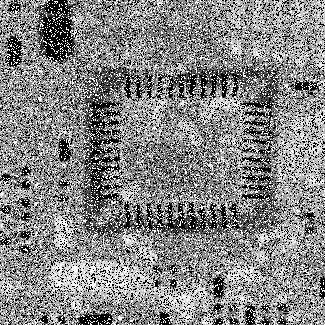
%> input picture exp04/test/boardWithNoise.jpg, 325 x 325 px
$ octave exp04_2.m   (GNU Octave 9; MATLAB toolbox functions it lacks are replaced by stand-ins)
%> lines starting %> are read from the running program, lines starting %| are printed output that depends on the picture
% Exp04-2
% Author: Qin Hao
% Date: 2020/5/4

%------Test目录下有图像boardWithNoise.jpg，用Matlab写程序，采用自适应中值滤波器去除噪声干扰。------

% 自适应中值滤波器会根据一定的设定条件改变滤窗的大小,即当噪声面积较大时,通过增加滤窗的大小将噪声予以去除,
% 同时当判断滤窗中心的像素不是噪声时,不改变其当前像素值,即不用中值代替。

% 这样,自适应中值滤波器可以处理噪声概率更大的脉冲噪声,
% 同时在平滑非脉冲噪声图像时能够更好地保持图像细节,这是传统中值滤波器做不到的

% 读入原始图像
img = imread('test/boardWithNoise.jpg');
%> img is the input picture: size 325x325x3 uint8; min 0, max 255, mean 133.1
% 转换为灰度图片
g = rgb2gray(img);
f = g;
f(:) = 0;
%> f: size 325x325 uint8; every value is 0
been = false(size(g)); % 已经处理过的地方
Smax = 325; % Sxy 所允许的最大值, boardWithNoise.jpg 大小为 325 * 325
for i = 3 : 2 : Smax
    Zmin = ordfilt2(g, 1, ones(i, i), 'symmetric'); % Zmin 是在Sxy滤窗内灰度的最小值
    Zmax = ordfilt2(g, i * i, ones(i, i), 'symmetric'); % Zmax 是在Sxy滤窗内灰度的最大值
    Zmed = medfilt2(g, [i i], 'symmetric'); % Zmed 是在Sxy滤窗内灰度的中值

    prolevelB = (Zmed > Zmin) & (Zmax > Zmed) & ~been; % 需要转到B步骤的像素
    zb = (g > Zmin) & (Zmax > g);

    outZxy = prolevelB & zb; % 满足步骤A，B的输出原值
    outZmed = prolevelB & ~zb; % 满足A,不满足B的输出中值

    f(outZxy) = g(outZxy);
    f(outZmed) = Zmed(outZmed);

    been = been | prolevelB;
    if all(been(:))
        break;
    end
end
%> this loop made 3 passes
%> pass 1, `Zmin = ordfilt2(g, 1, ones(i, i), 'symmetric');`:
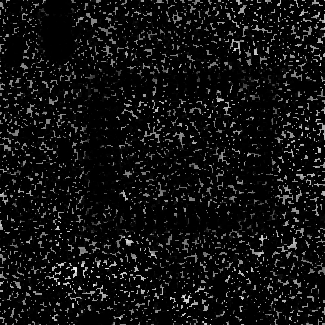
%> Zmin: size 325x325 uint8; min 0, max 241, mean 17.6
%> pass 1, `Zmax = ordfilt2(g, i * i, ones(i, i), 'symmetric');`:
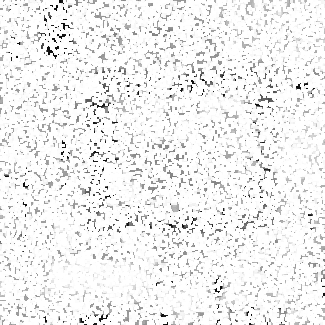
%> Zmax: size 325x325 uint8; min 5, max 255, mean 239.6
%> pass 1, `Zmed = medfilt2(g, [i i], 'symmetric');`:
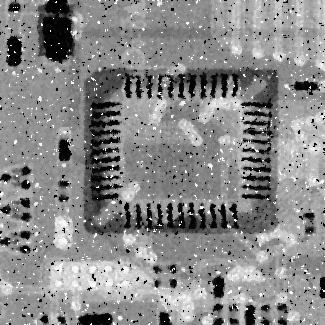
%> Zmed: size 325x325 uint8; min 0, max 255, mean 136.6
%> pass 1, `prolevelB = (Zmed > Zmin) & (Zmax > Zmed) & ~been;`:
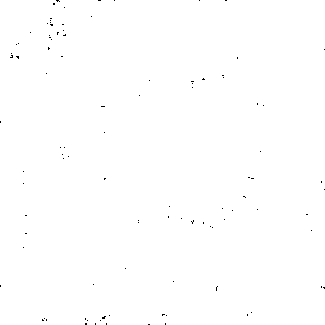
%> prolevelB: size 325x325 logical; 99.8% white; black in thin lines or dots
%> after the loop: been: size 325x325 logical; every value is 1
%> after the loop:
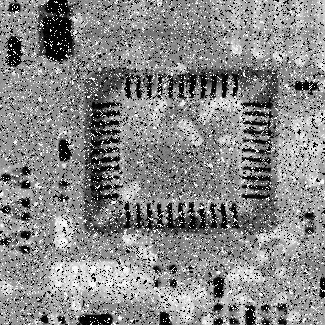
%> f: size 325x325 uint8; min 1, max 254, mean 135.3
f(~been) = g(~been); % 超过窗口大小没被处理的像素位置输出原值

% 显示原始图像
figure, subplot(1, 2, 1), imshow(img);
title("原始图像");
% 显示自适应中值滤波图像
subplot(1, 2, 2), imshow(f);
title("自适应中值滤波图像");

$ run again, with exp04/test/windmill_noise.png saved as exp04/test/boardWithNoise.jpg
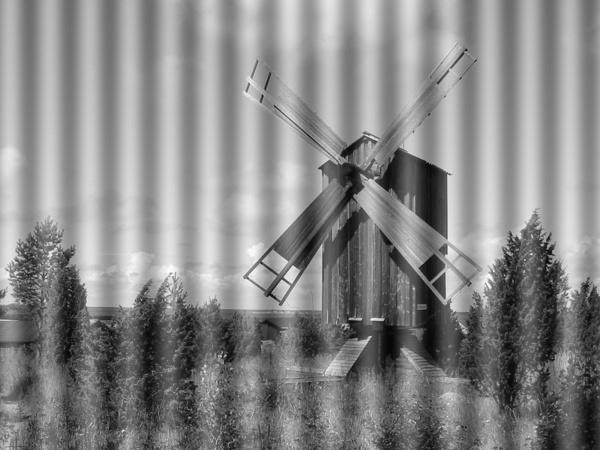
%> input picture exp04/test/windmill_noise.png, 600 x 450 px
%> img is the input picture: size 450x600 uint8; min 4, max 254, mean 135.4
%> the loop `for i = 3 : 2 : Smax` made 3 passes
%> pass 1, `Zmax = ordfilt2(g, i * i, ones(i, i), 'symmetric');`:
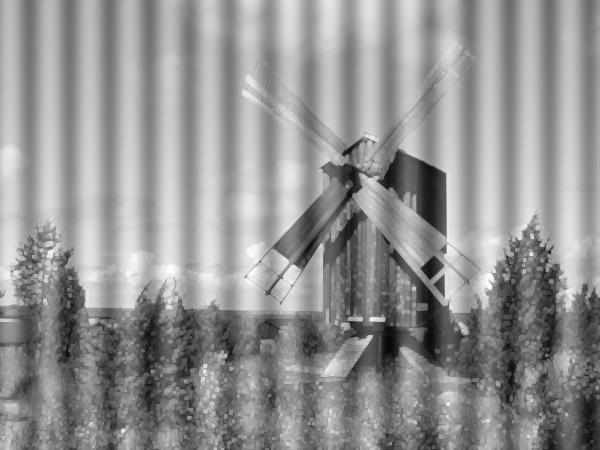
%> Zmax: size 450x600 uint8; min 6, max 254, mean 147.1
%> pass 1, `prolevelB = (Zmed > Zmin) & (Zmax > Zmed) & ~been;`:
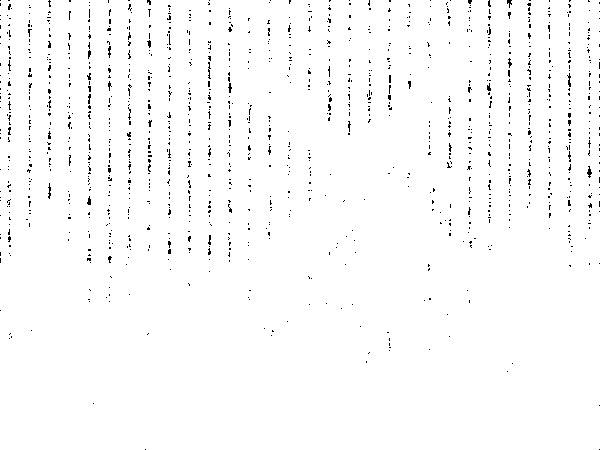
%> prolevelB: size 450x600 logical; 98.3% white; black in thin lines or dots
